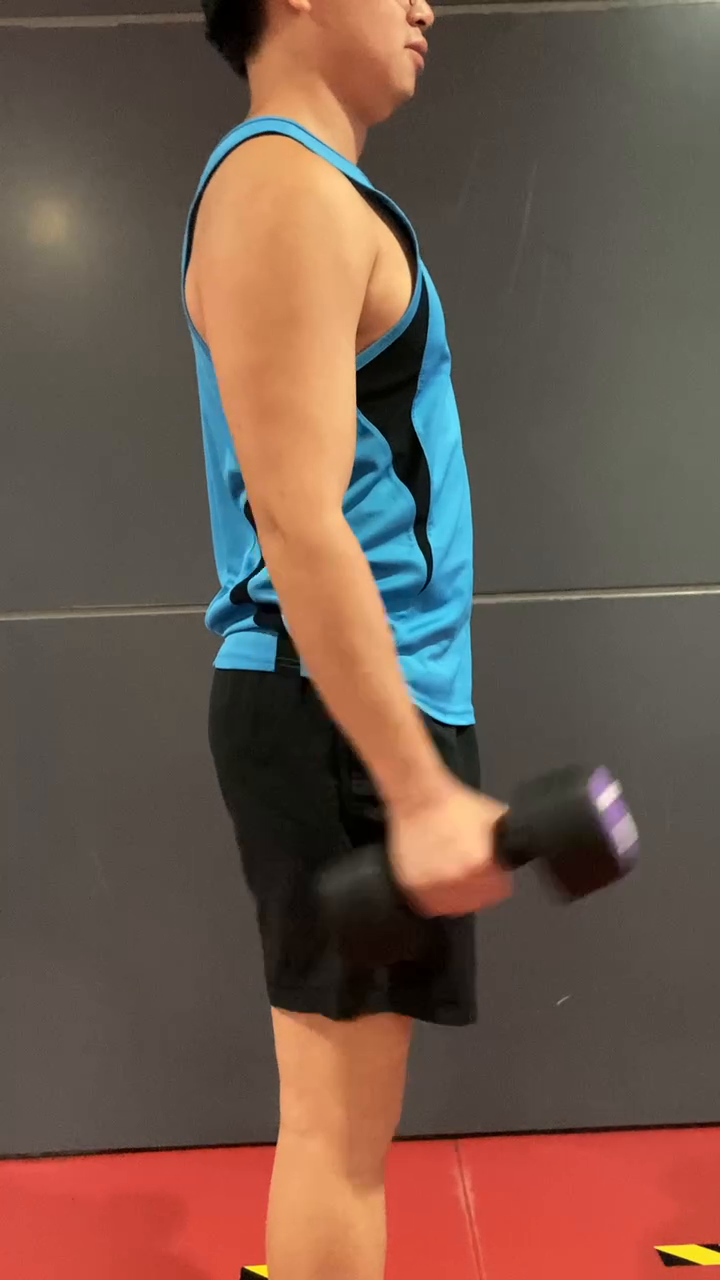
#> input picture frame 8 of IMG_5902.MOV, 720 x 1280 px, given in place of Good 2.mov, which was not available
$ python save_video.py   (Python 2 division)
#> lines starting #> are read from the running program, lines starting #| are printed output that depends on the picture; after the words box and inside, x2 and y2 are one past the last pixel; in counts of white or black regions, pixels touching at a corner belong together; pictures that were not available may be replaced by others from this repository, and a replacement may not be noted
## Writing the output to the video itself for example sake

import cv2

cap = cv2.VideoCapture(f'./test/goodtest/Good 2.mov')
out = cv2.VideoWriter_fourcc(*'XVID')
(grabbed, frame) = cap.read()
#> frame is the input picture: shape (1280, 720, 3); mean B, G, R 76.3, 88.5, 112.2
fshape = frame.shape
#> fshape = (1280, 720, 3)
fheight = fshape[0]
#> fheight = 1280
fwidth = fshape[1]
#> fwidth = 720
print fwidth , fheight
#| 720 1280
fourcc = cv2.VideoWriter_fourcc(*'XVID')
out = cv2.VideoWriter('output.avi',fourcc, 20.0, (fwidth,fheight))

while(True):

    # Capture frames in the video
    ret, frame = cap.read()
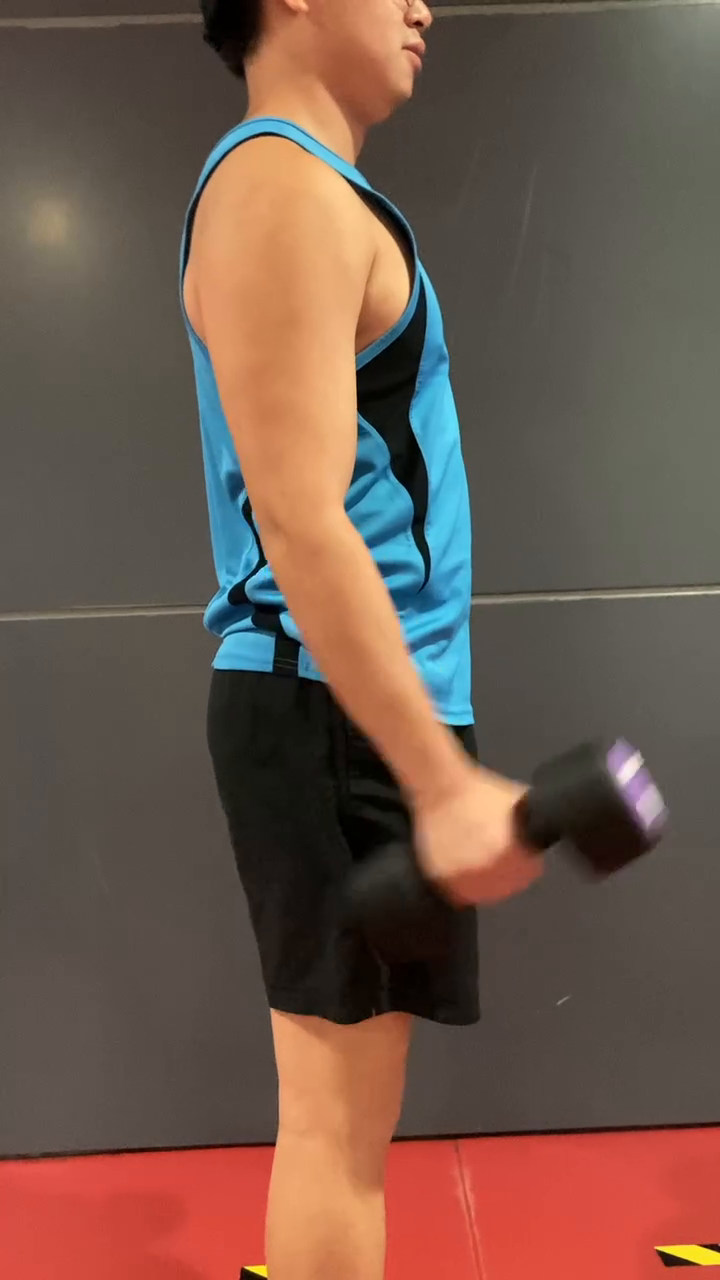
#> input picture frame 9 of IMG_5902.MOV, 720 x 1280 px, given in place of Good 2.mov, which was not available
#> frame is the input picture: shape (1280, 720, 3); mean B, G, R 76.1, 88.3, 112.2

    # describe the type of font
    # to be used.
    font = cv2.FONT_HERSHEY_SIMPLEX

    text_to_display = f'This is a Bicep Curl exercise with 99% probability\n this is also an example of a good Bicep Curl'
    # Use putText() method for
    # inserting text on video
    cv2.putText(frame,
                text_to_display,
                (50, 50),
                font, 1,
                (0, 255, 255),
                2,
                cv2.LINE_4)
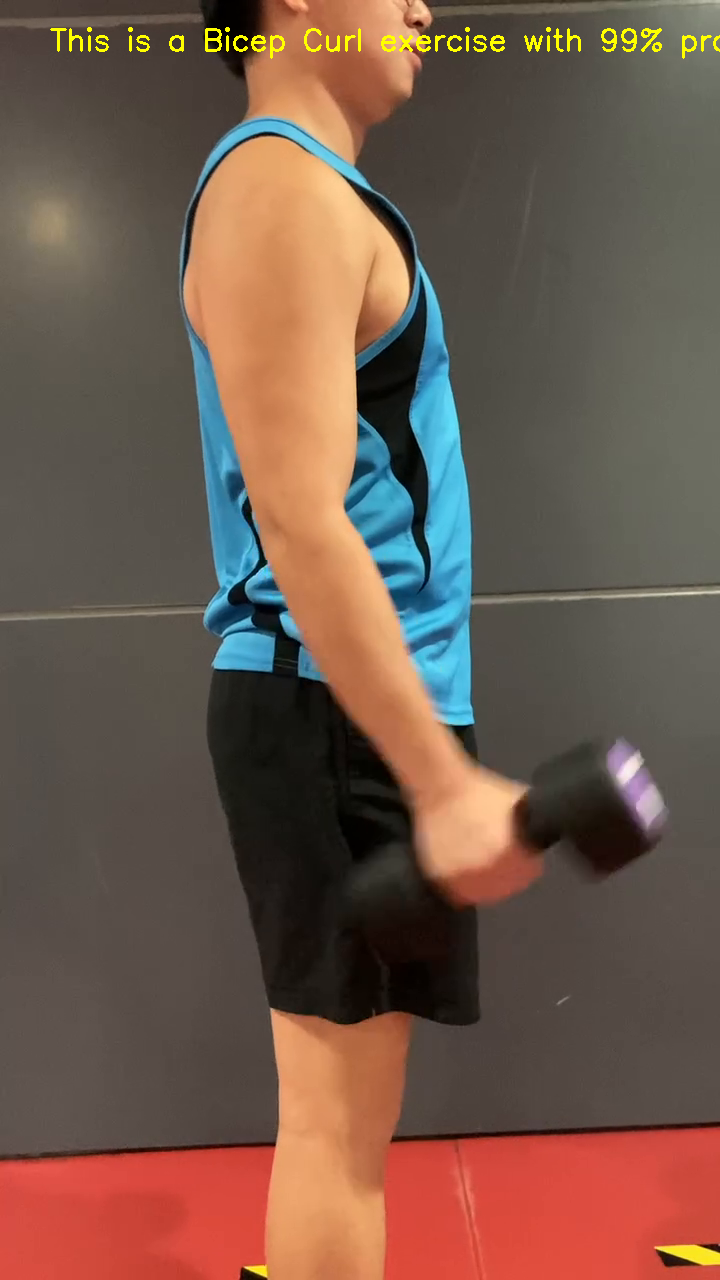
#> frame: shape (1280, 720, 3); 0.45% of pixels changed, all inside (x1, y1, x2, y2) = (50, 27, 720, 59)

    # Display the resulting frame
    cv2.imshow('name',frame)
    out.write(frame)

    # creating 'q' as the quit
    # button for the video
    if cv2.waitKey(1) & 0xFF == ord('q'):
#> (key q is pressed here)
        break
# release the cap object
cap.release()
# close all windows
cv2.destroyAllWindows()

$ run again, starting later in the video
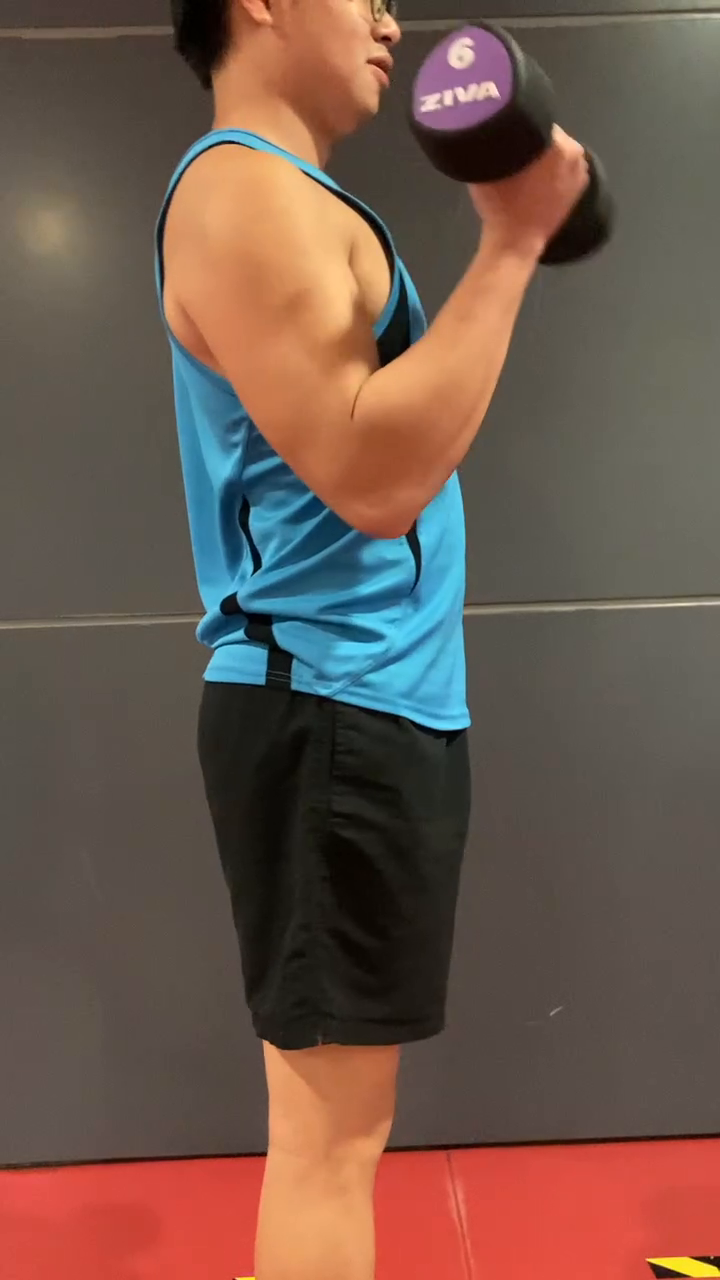
#> input picture frame 38 of IMG_5902.MOV, 720 x 1280 px, given in place of Good 2.mov, which was not available
#> frame is the input picture: shape (1280, 720, 3); mean B, G, R 76.7, 87.8, 110.3
#| 720 1280
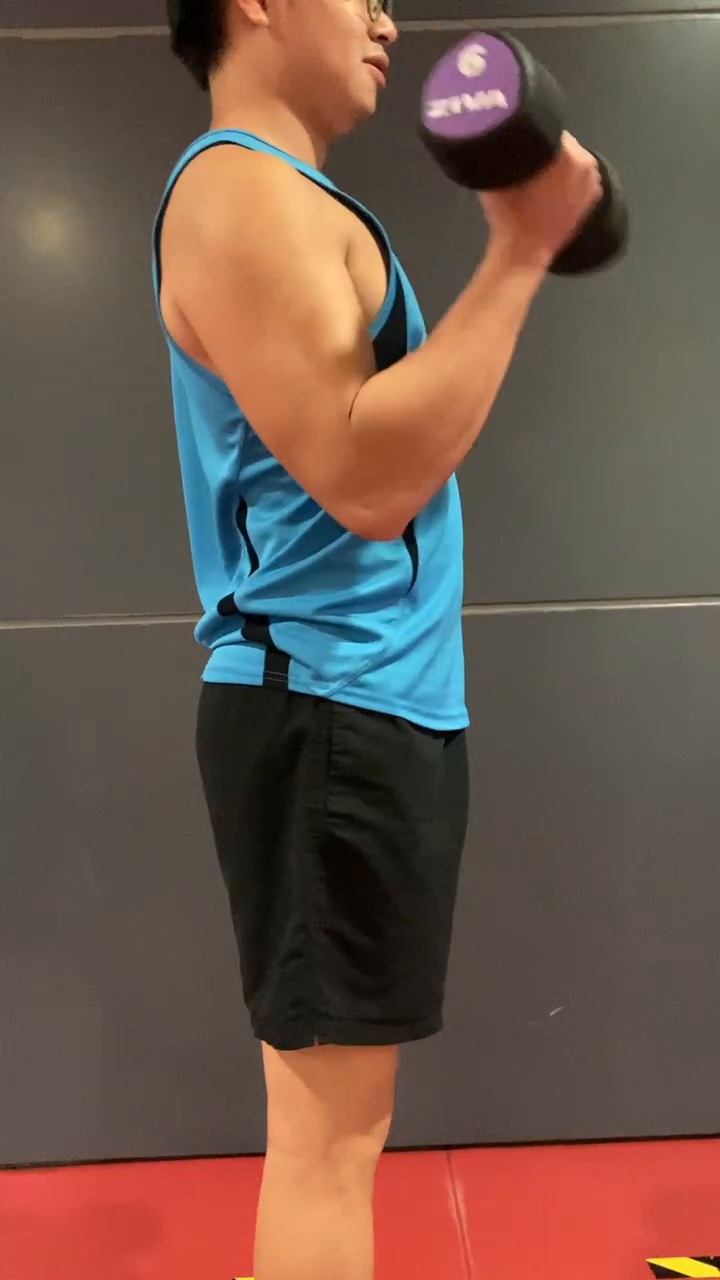
#> input picture frame 39 of IMG_5902.MOV, 720 x 1280 px, given in place of Good 2.mov, which was not available
#> frame is the input picture: shape (1280, 720, 3); mean B, G, R 76, 87.4, 110
#> `cv2.putText(frame, text_to_display, (50, 50), font, 1, (0, 255, 255), ..`:
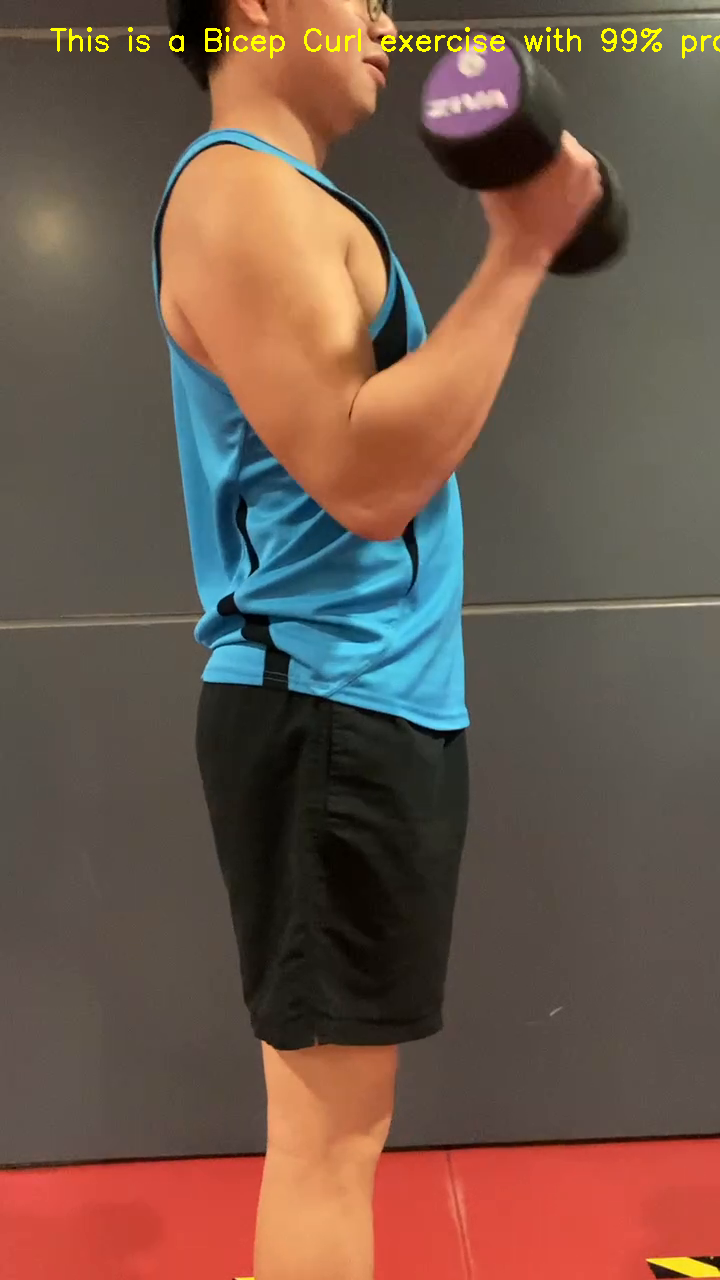
#> frame: shape (1280, 720, 3); 0.45% of pixels changed, all inside (x1, y1, x2, y2) = (50, 27, 720, 59)

$ run again, starting later in the video
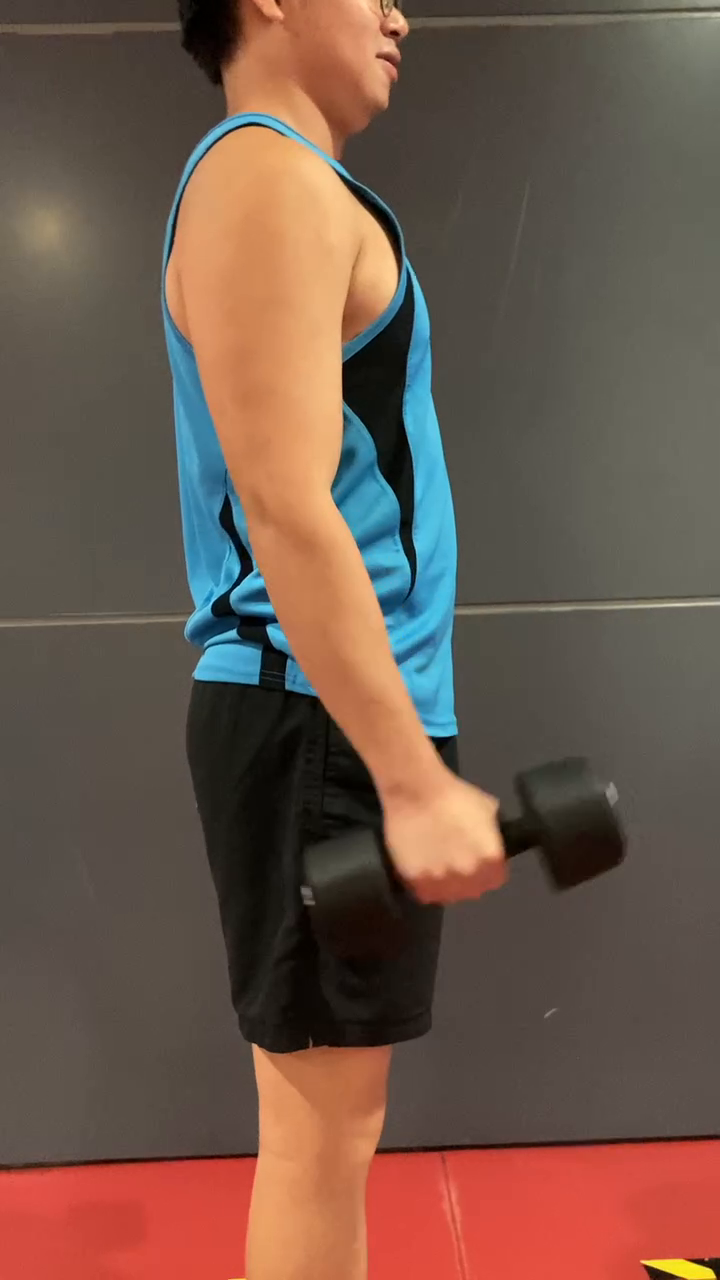
#> input picture frame 68 of IMG_5902.MOV, 720 x 1280 px, given in place of Good 2.mov, which was not available
#> frame is the input picture: shape (1280, 720, 3); mean B, G, R 75.2, 87.7, 110.8
#| 720 1280
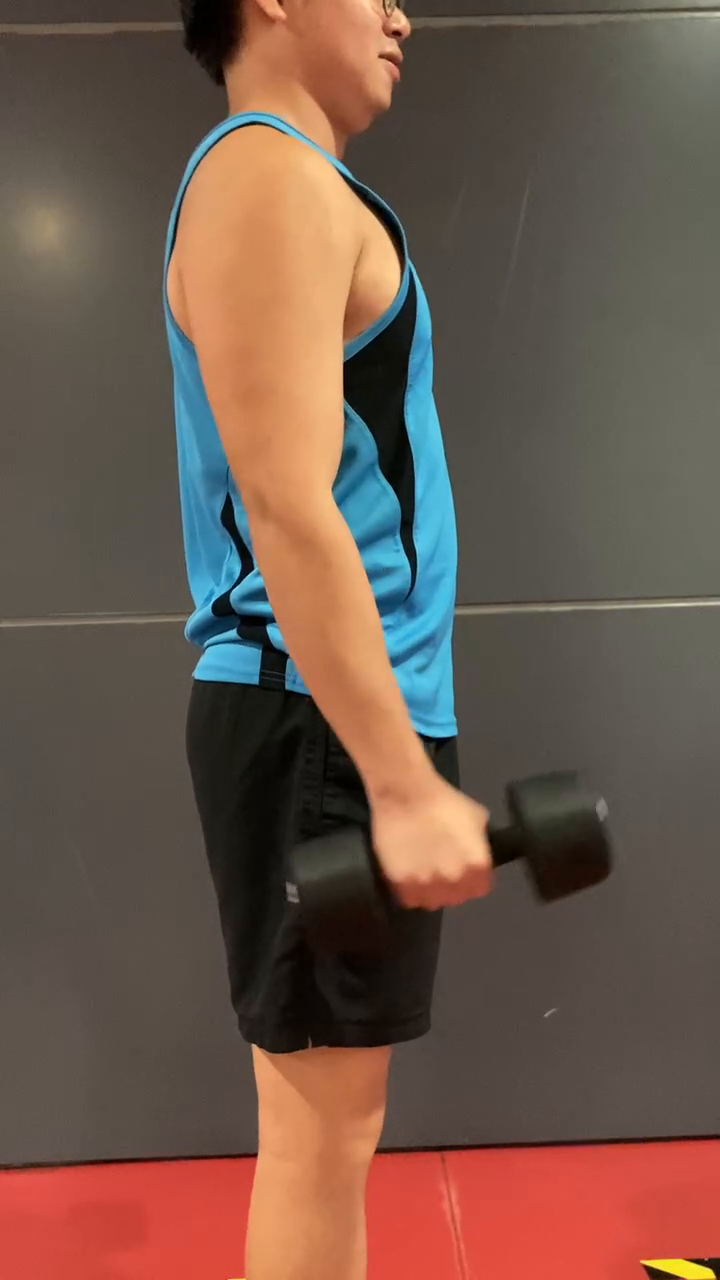
#> input picture frame 69 of IMG_5902.MOV, 720 x 1280 px, given in place of Good 2.mov, which was not available
#> frame is the input picture: shape (1280, 720, 3); mean B, G, R 75.5, 87.9, 111
#> `cv2.putText(frame, text_to_display, (50, 50), font, 1, (0, 255, 255), ..`:
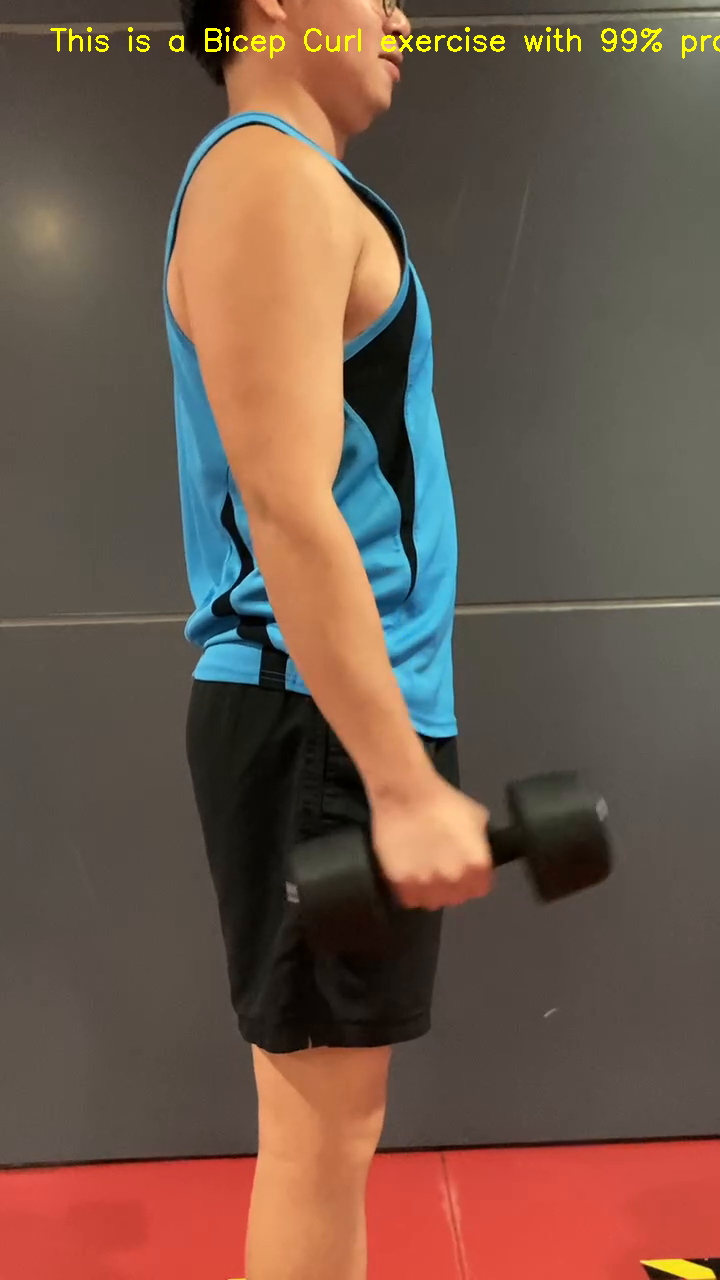
#> frame: shape (1280, 720, 3); 0.45% of pixels changed, all inside (x1, y1, x2, y2) = (50, 27, 720, 59)
